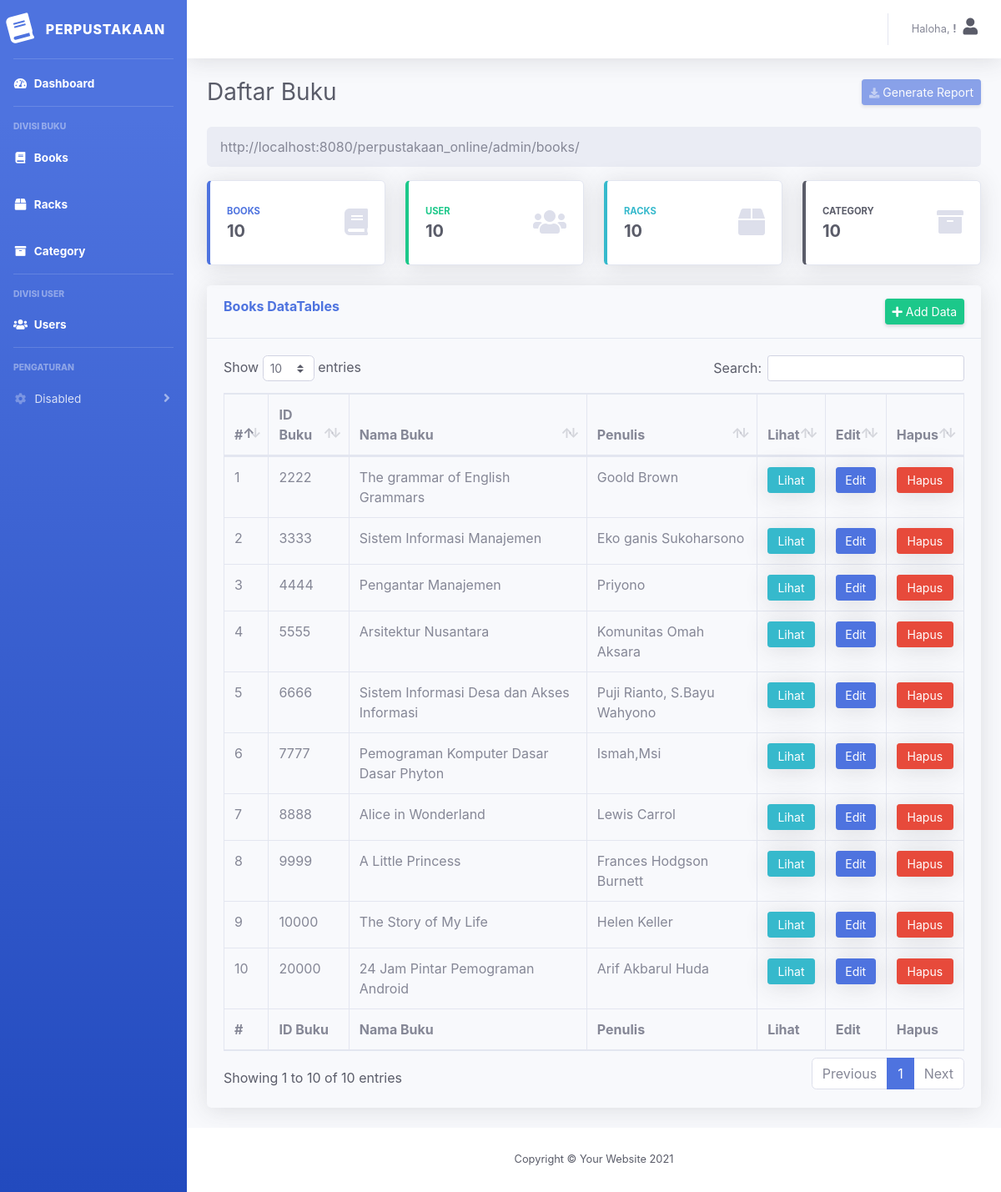
Page /admin/books/index.php on the committed database.
### tables this page shows
CREATE TABLE `buku` (
  `id_buku` int(11) NOT NULL AUTO_INCREMENT,
  `id_kategori_buku` int(11) NOT NULL,
  `id_rak_buku` int(11) NOT NULL,
  `nama_buku` varchar(100) NOT NULL,
  `kode_buku` int(11) NOT NULL,
  `penulis_buku` varchar(100) NOT NULL,
  `penerbit_buku` varchar(100) NOT NULL,
  `tahun_buku` int(11) NOT NULL,
  `cover_buku` text NOT NULL,
  `file_buku` text NOT NULL,
  PRIMARY KEY (`id_buku`)
);

### admin/templates/books_table.php (the view)
<div class="rounded shadow mb-4">
    <div class="card-header py-3">
        <div class="row">
            <div class="col text-left">
                <h6 class="m-0 font-weight-bold text-primary">Books DataTables</h6>
            </div>
            <div class="col text-right">
                <a href="#" data-toggle="modal" data-target="#addBooksModal" class="btn btn-sm btn-success shadow-sm"><i class="fas fa-plus"></i> Add Data</a>
            </div>
        </div>
    </div>
    <div class="card-body">
        <div class="table-responsive">
            <table class="table table-bordered" id="dataTable" width="100%" cellspacing="0">
                <thead>
                    <tr>
                        <th>#</th>
                        <th>ID Buku</th>
                        <th>Nama Buku</th>
                        <th>Penulis</th>
                        <th>Lihat</th>
                        <th>Edit</th>
                        <th>Hapus</th>
                    </tr>
                </thead>
                <tfoot>
                    <tr>
                        <th>#</th>
                        <th>ID Buku</th>
                        <th>Nama Buku</th>
                        <th>Penulis</th>
                        <th>Lihat</th>
                        <th>Edit</th>
                        <th>Hapus</th>
                    </tr>
                </tfoot>
                <tbody>
                    <?php
                		$viewBooks = mysqli_query($connect, "SELECT * FROM buku") or die(mysql_error());
                		$no = 1;
                		while($data = mysqli_fetch_array($viewBooks)){
                		?>
                		<tr>
                		    <td><?= $no++; ?></td>
                            <td><?= $data['id_buku']; ?></td>
                            <td><?= $data['nama_buku']; ?></td>
                            <td><?= $data['penulis_buku']; ?></td>
                            <td><a href="<?= BASEURL ?>/admin/books/view.php?id_buku=<?= $data['id_buku']; ?>" class="btn btn-info shadow btn-block btn-sm shadow-sm">Lihat</a></td>
                            <td><a href="<?= BASEURL ?>/admin/books/edit.php?id_buku=<?= $data['id_buku']; ?>" class="btn btn-primary shadow btn-block btn-sm shadow-sm">Edit</a></td>
                            <td><a href="<?= BASEURL ?>/admin/books/actions/actions_delete.php?id_buku=<?= $data['id_buku']; ?>" onclick="confirm();" class="btn btn-danger shadow btn-block btn-sm shadow-sm">Hapus</a></td>
                        </tr>
            		<?php } ?>
                </tbody>
            </table>
        </div>
    </div>
</div>

### admin/templates/header.php (shortened to what this page needs)
<!DOCTYPE html>
<html lang="en">
<head>
    <link rel="stylesheet" href="<?= BASEURL ?>/assets/vendor/bootstrap/dist/css/bootstrap.min.css">
    <link rel="stylesheet" href="<?= BASEURL ?>/assets/vendor/animate/animate.min.css">
    <link rel="stylesheet" href="<?= BASEURL ?>/assets/vendor/waves/dist/waves.min.css">
    <link rel="stylesheet" href="<?= BASEURL ?>/assets/vendor/fontawesome/css/all.min.css">
    <link rel="stylesheet" href="<?= BASEURL ?>/assets/vendor/datatables/dataTables.bootstrap4.min.css">
    <link rel="stylesheet" href="<?= BASEURL ?>/library/css/main.min.css">
    <link rel="stylesheet" href="<?= BASEURL ?>/library/css/sb-admin-2.min.css">
</head>

### admin/books/index.php (shortened to what this page needs)
<?php
    require_once "../templates/header.php";
?>
<body class="animate__animated bg-light text-dark" id="page-top">
    <div id="wrapper">
        <?php require_once "../templates/sidebar.php"; ?>
        <div id="content-wrapper" class="d-flex flex-column">
            <div id="content">
                <?php require_once "../templates/navbar.php"; ?>
                <div class="container-fluid">
                    <div class="d-sm-flex align-items-center justify-content-between mb-4">
                        <h1 class="h3 mb-0 text-gray-800">Daftar Buku</h1>
                        <a href="#" class="d-none d-sm-inline-block btn btn-sm btn-primary shadow-sm disabled"><i
                                class="fas fa-download fa-sm text-white-50"></i> Generate Report</a>
                    </div>
                    <?php
                        echo '
                            <nav aria-label="breadcrumb">
                                <ol class="breadcrumb">
                                    <li class="breadcrumb-item active" aria-current="page">',BASEURL,'/admin/books/</li>
                                </ol>
                            </nav>
                        ';
                        require_once "../templates/display_dashboard.php";
                        require_once "../templates/books_table.php";
                    ?>
                </div>
            </div>
            <?php
                require_once "../templates/footer_copyrighted.php";
            ?>
        </div>
    </div>
</body>
<?php
    require_once "../templates/footer.php";
?>

### admin/templates/sidebar.php (shortened to what this page needs)
<ul class="navbar-nav bg-gradient-primary sidebar sidebar-dark accordion" id="accordionSidebar">
    <a class="sidebar-brand d-flex align-items-center justify-content-center" href="<?= BASEURL ?>/admin/">
        <div class="sidebar-brand-icon rotate-n-15">
            <i class="fas fa-book"></i>
        </div>
        <div class="sidebar-brand-text mx-3">Perpustakaan</div>
    </a>
    <hr class="sidebar-divider my-0">
    <li class="nav-item active">
        <a class="nav-link" href="<?= BASEURL ?>/admin/">
            <i class="fas fa-fw fa-tachometer-alt"></i>
            <span>Dashboard</span></a>
    </li>
    <hr class="sidebar-divider">
    <div class="sidebar-heading">
        Divisi Buku
    </div>
    <li class="nav-item active">
        <a class="nav-link" href="<?= BASEURL ?>/admin/books/">
            <i class="fas fa-fw fa-book"></i>
            <span>Books</span></a>
    </li>
    <li class="nav-item active">
        <a class="nav-link" href="<?= BASEURL ?>/admin/racks/">
            <i class="fas fa-fw fa-box"></i>
            <span>Racks</span></a>
    </li>
    <li class="nav-item active">
        <a class="nav-link" href="<?= BASEURL ?>/admin/category/">
            <i class="fas fa-fw fa-archive"></i>
            <span>Category</span></a>
    </li>
    <hr class="sidebar-divider">
    <div class="sidebar-heading">
        Divisi User
    </div>
    <li class="nav-item active">
        <a class="nav-link" href="<?= BASEURL ?>/admin/users/">
            <i class="fas fa-fw fa-users"></i>
            <span>Users</span></a>
    </li>
    <hr class="sidebar-divider">
    <div class="sidebar-heading">
        Pengaturan
    </div>
    <li class="nav-item">
        <a class="nav-link collapsed" href="#" data-toggle="collapse" data-target="#collapseSettings"
            aria-expanded="true" aria-controls="collapseSettings">
            <i class="fas fa-fw fa-cog"></i>
            <span>Disabled</span>
        </a>
    </li>
</ul>

### admin/templates/navbar.php (shortened to what this page needs)
<nav class="navbar navbar-expand navbar-light bg-white topbar mb-4 static-top shadow">
    <ul class="navbar-nav ml-auto">
        <li class="nav-item dropdown no-arrow">
            <a class="nav-link dropdown-toggle" href="#" id="userDropdown" role="button"
                data-toggle="dropdown" aria-haspopup="true" aria-expanded="false">
                <span class="mr-2 d-none d-lg-inline text-gray-600 small">Haloha, <b><?= $_SESSION['nameAdmin']; ?>!</b></span>
                <div class="text-dark"><h5 class="fas fa-user"></h5></div>
            </a>
        </li>
    </ul>
</nav>

### admin/templates/display_dashboard.php
<div class="row">
    <div class="col-xl-3 col-md-6 mb-4">
        <a class="card border-left-primary shadow h-100 py-2" href="<?= BASEURL ?>/admin/books/">
            <div class="card-body">
                <div class="row no-gutters align-items-center">
                    <div class="col mr-2">
                        <div class="text-xs font-weight-bold text-primary text-uppercase mb-1">
                            Books</div>
                        <div class="h5 mb-0 font-weight-bold text-gray-800 counter">
                            <?php
                        		$countBooks = mysqli_query($connect, "SELECT * FROM buku") or die(mysql_error());
                        		$countBooksValue = mysqli_num_rows($countBooks);
                        		echo $countBooksValue;
                        	?>
                        </div>
                    </div>
                    <div class="col-auto">
                        <i class="fas fa-book fa-2x text-gray-300"></i>
                    </div>
                </div>
            </div>
        </a>
    </div>
    <div class="col-xl-3 col-md-6 mb-4">
        <a class="card border-left-success shadow h-100 py-2" href="<?= BASEURL ?>/admin/users/">
            <div class="card-body">
                <div class="row no-gutters align-items-center">
                    <div class="col mr-2">
                        <div class="text-xs font-weight-bold text-success text-uppercase mb-1">
                            User</div>
                        <div class="h5 mb-0 font-weight-bold text-gray-800 counter">
                            <?php
                        		$countUsers = mysqli_query($connect, "SELECT * FROM user") or die(mysql_error());
                        		$countUsersValue = mysqli_num_rows($countUsers);
                        		echo $countUsersValue;
                        	?>
                        </div>
                    </div>
                    <div class="col-auto">
                        <i class="fas fa-users fa-2x text-gray-300"></i>
                    </div>
                </div>
            </div>
        </a>
    </div>
    <div class="col-xl-3 col-md-6 mb-4">
        <a class="card border-left-info shadow h-100 py-2" href="<?= BASEURL ?>/admin/racks/">
            <div class="card-body">
                <div class="row no-gutters align-items-center">
                    <div class="col mr-2">
                        <div class="text-xs font-weight-bold text-info text-uppercase mb-1">
                            Racks</div>
                        <div class="h5 mb-0 font-weight-bold text-gray-800 counter">
                            <?php
                        		$countRacks = mysqli_query($connect, "SELECT * FROM rak_buku") or die(mysql_error());
                        		$countRacksValue = mysqli_num_rows($countRacks);
                        		echo $countRacksValue;
                        	?>
                        </div>
                    </div>
                    <div class="col-auto">
                        <i class="fas fa-box fa-2x text-gray-300"></i>
                    </div>
                </div>
            </div>
        </a>
    </div>
    <div class="col-xl-3 col-md-6 mb-4">
        <a class="card border-left-dark shadow h-100 py-2" href="<?= BASEURL ?>/admin/category/">
            <div class="card-body">
                <div class="row no-gutters align-items-center">
                    <div class="col mr-2">
                        <div class="text-xs font-weight-bold text-dark text-uppercase mb-1">
                            Category</div>
                        <div class="h5 mb-0 font-weight-bold text-gray-800 counter">
                            <?php
                        		$countCategory = mysqli_query($connect, "SELECT * FROM kategori_buku") or die(mysql_error());
                        		$countCategoryValue = mysqli_num_rows($countCategory);
                        		echo $countCategoryValue;
                        	?>
                        </div>
                    </div>
                    <div class="col-auto">
                        <i class="fas fa-archive fa-2x text-gray-300"></i>
                    </div>
                </div>
            </div>
        </a>
    </div>
</div>

### admin/templates/footer_copyrighted.php
<footer class="sticky-footer bg-white">
    <div class="container my-auto">
        <div class="copyright text-center my-auto">
            <span>Copyright &copy; Your Website 2021</span>
        </div>
    </div>
</footer>

### admin/templates/footer.php (shortened to what this page needs)
</html>

### rows in the picture
buku: id_buku "2222", nama_buku "The grammar of English Grammars", penulis_buku "Goold Brown"
buku: id_buku "3333", nama_buku "Sistem Informasi Manajemen", penulis_buku "Eko ganis Sukoharsono"
buku: id_buku "4444", nama_buku "Pengantar Manajemen", penulis_buku "Priyono"
buku: id_buku "5555", nama_buku "Arsitektur Nusantara", penulis_buku "Komunitas Omah Aksara"
buku: id_buku "6666", nama_buku "Sistem Informasi Desa dan Akses Informasi", penulis_buku "Puji Rianto, S.Bayu Wahyono"
buku: id_buku "7777", nama_buku "Pemograman Komputer Dasar Dasar Phyton", penulis_buku "Ismah,Msi"
buku: id_buku "8888", nama_buku "Alice in Wonderland", penulis_buku "Lewis Carrol"
buku: id_buku "9999", nama_buku "A Little Princess", penulis_buku "Frances Hodgson Burnett"
buku: id_buku "10000", nama_buku "The Story of My Life", penulis_buku "Helen Keller"
buku: id_buku "20000", nama_buku "24 Jam Pintar Pemograman Android", penulis_buku "Arif Akbarul Huda"

### other values in the picture
BASEURL "http://localhost:8080/perpustakaan_online"
$countBooksValue "10"
$countUsersValue "10"
$countRacksValue "10"
$countCategoryValue "10"
